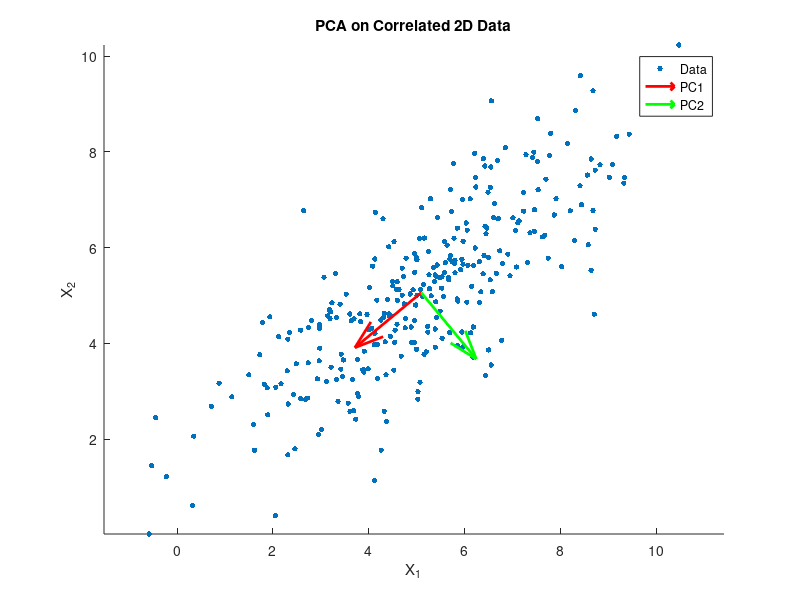

The MATLAB script that drew this image:
% Principal Component Analysis (PCA) Demo
% BuyPolar Capital - Classical ML Series (MATLAB)

%% Simulate 2D Gaussian data with correlation
rng(6);
N = 300;
X = randn(N,2) * [2 1.5; 0 1] + [5 5];

%% Center the data
X_centered = X - mean(X);

%% Compute covariance and eigen decomposition
C = cov(X_centered);
[V, D] = eig(C);
[~, idx] = sort(diag(D), 'descend');
V = V(:,idx); % sort eigenvectors by descending eigenvalues

%% Project onto first PC
X_proj = X_centered * V(:,1);
X_recon = X_proj * V(:,1)' + mean(X);

%% Plot original data + principal components
if ~exist('plots', 'dir')
    mkdir('plots');
end

figure;
scatter(X(:,1), X(:,2), 15, 'filled'); hold on;
quiver(mean(X(:,1)), mean(X(:,2)), V(1,1)*2, V(2,1)*2, 'r', 'LineWidth', 2);
quiver(mean(X(:,1)), mean(X(:,2)), V(1,2)*2, V(2,2)*2, 'g', 'LineWidth', 2);
title('PCA on Correlated 2D Data');
legend('Data', 'PC1', 'PC2');
xlabel('X_1'); ylabel('X_2'); axis equal;

print(gcf, fullfile('plots','pca_demo'), '-dpdf');

disp('PCA analysis complete.');
